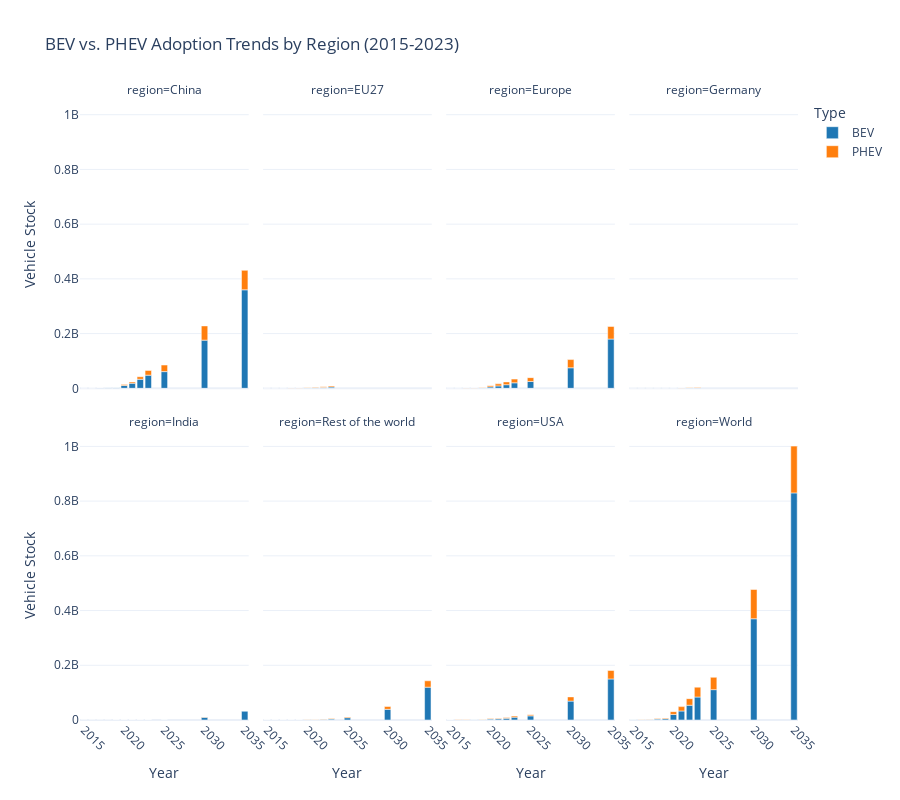

The cell this chart's notebook holds for it:
### Markdown cell above
---
## 4. Stacked Bar Chart: BEV vs. PHEV Adoption by Region

**Goal:** Compare battery electric (BEV) and plug-in hybrid (PHEV) vehicle preferences across major markets.

### Code cell
# Filter for BEV and PHEV stock data
df_powertrain = df_ev_stock[
    (df_ev_stock['powertrain'].isin(['BEV', 'PHEV'])) &
    (df_ev_stock['year'] >= 2015)  # Focus on recent years
].copy()

# Select top regions by total EV stock
top_regions_pt = df_powertrain.groupby('region')['value'].sum().nlargest(8).index
df_powertrain_top = df_powertrain[df_powertrain['region'].isin(top_regions_pt)]

# Aggregate by region, year, and powertrain
df_stacked = df_powertrain_top.groupby(['region', 'year', 'powertrain'])['value'].sum().reset_index()

# Create stacked bar chart
fig = px.bar(
    df_stacked,
    x='year',
    y='value',
    color='powertrain',
    facet_col='region',
    facet_col_wrap=4,
    title='BEV vs. PHEV Adoption Trends by Region (2015-2023)',
    labels={'value': 'Vehicle Stock', 'year': 'Year', 'powertrain': 'Type'},
    color_discrete_map={'BEV': '#1f77b4', 'PHEV': '#ff7f0e'},
    template='plotly_white'
)

fig.update_xaxes(tickangle=45)
fig.update_layout(height=800)
fig.show()

# Calculate BEV share for 2023
df_2023_pt = df_stacked[df_stacked['year'] == 2023].copy()
df_2023_summary = df_2023_pt.pivot_table(
    index='region', 
    columns='powertrain', 
    values='value', 
    fill_value=0
).reset_index()

df_2023_summary['BEV_share'] = (
    df_2023_summary['BEV'] / (df_2023_summary['BEV'] + df_2023_summary['PHEV']) * 100
)

print("\nBEV Market Share by Region (2023):")
print(df_2023_summary[['region', 'BEV_share']].sort_values('BEV_share', ascending=False))

### Figure 1 — Plotly figure (JSON) as saved in the notebook; plotly's stock layout.template omitted (floating-point values rounded to 4 significant figures)
{"data": [{"hovertemplate": "Type=BEV<br>region=China<br>Year=%{x}<br>Vehicle Stock=%{y}<extra></extra>", "legendgroup": "BEV", "marker": {"color": "#1f77b4", "pattern": {"shape": ""}}, "name": "BEV", "orientation": "v", "showlegend": true, "textposition": "auto", "type": "bar", "x": [2015, 2016, 2017, 2018, 2019, 2020, 2021, 2022, 2023, 2025, 2030, 2035], "xaxis": "x5", "y": [210000.0, 460000.0, 930000.0, 1700000.0, 2600000.0, 10500000.0, 18600000.0, 33000000.0, 48000000.0, 61000000.0, 176000000.0, 360000000.0], "yaxis": "y5"}, {"hovertemplate": "Type=BEV<br>region=EU27<br>Year=%{x}<br>Vehicle Stock=%{y}<extra></extra>", "legendgroup": "BEV", "marker": {"color": "#1f77b4", "pattern": {"shape": ""}}, "name": "BEV", "orientation": "v", "showlegend": false, "textposition": "auto", "type": "bar", "x": [2015, 2016, 2017, 2018, 2019, 2020, 2021, 2022, 2023], "xaxis": "x6", "y": [120000.0, 170000.0, 250000.0, 370000.0, 610000.0, 1100000.0, 2000000.0, 3000000.0, 4600000.0], "yaxis": "y6"}, {"hovertemplate": "Type=BEV<br>region=Europe<br>Year=%{x}<br>Vehicle Stock=%{y}<extra></extra>", "legendgroup": "BEV", "marker": {"color": "#1f77b4", "pattern": {"shape": ""}}, "name": "BEV", "orientation": "v", "showlegend": false, "textposition": "auto", "type": "bar", "x": [2015, 2016, 2017, 2018, 2019, 2020, 2021, 2022, 2023, 2025, 2030, 2035], "xaxis": "x7", "y": [210000.0, 300000.0, 430000.0, 620000.0, 970000.0, 5100000.0, 8700000.0, 13200000.0, 20100000.0, 25000000.0, 75000000.0, 180000000.0], "yaxis": "y7"}, {"hovertemplate": "Type=BEV<br>region=Germany<br>Year=%{x}<br>Vehicle Stock=%{y}<extra></extra>", "legendgroup": "BEV", "marker": {"color": "#1f77b4", "pattern": {"shape": ""}}, "name": "BEV", "orientation": "v", "showlegend": false, "textposition": "auto", "type": "bar", "x": [2015, 2016, 2017, 2018, 2019, 2020, 2021, 2022, 2023], "xaxis": "x8", "y": [26000.0, 34000.0, 54000.0, 83000.0, 140000.0, 310000.0, 620000.0, 1000000.0, 1500000.0], "yaxis": "y8"}, {"hovertemplate": "Type=BEV<br>region=India<br>Year=%{x}<br>Vehicle Stock=%{y}<extra></extra>", "legendgroup": "BEV", "marker": {"color": "#1f77b4", "pattern": {"shape": ""}}, "name": "BEV", "orientation": "v", "showlegend": false, "textposition": "auto", "type": "bar", "x": [2015, 2016, 2017, 2018, 2019, 2020, 2021, 2022, 2023, 2025, 2030, 2035], "xaxis": "x", "y": [4400.0, 4800.0, 7000.0, 7900.0, 8600.0, 36000.0, 69000.0, 216000.0, 450000.0, 1260000.0, 10400000.0, 33000000.0], "yaxis": "y"}, {"hovertemplate": "Type=BEV<br>region=Rest of the world<br>Year=%{x}<br>Vehicle Stock=%{y}<extra></extra>", "legendgroup": "BEV", "marker": {"color": "#1f77b4", "pattern": {"shape": ""}}, "name": "BEV", "orientation": "v", "showlegend": false, "textposition": "auto", "type": "bar", "x": [2015, 2016, 2017, 2018, 2019, 2020, 2021, 2022, 2023, 2025, 2030, 2035], "xaxis": "x2", "y": [4900.0, 5600.0, 7300.0, 8800.0, 14000.0, 925000.0, 1366000.0, 2293000.0, 3590000.0, 8400000.0, 39000000.0, 120000000.0], "yaxis": "y2"}, {"hovertemplate": "Type=BEV<br>region=USA<br>Year=%{x}<br>Vehicle Stock=%{y}<extra></extra>", "legendgroup": "BEV", "marker": {"color": "#1f77b4", "pattern": {"shape": ""}}, "name": "BEV", "orientation": "v", "showlegend": false, "textposition": "auto", "type": "bar", "x": [2015, 2016, 2017, 2018, 2019, 2020, 2021, 2022, 2023, 2025, 2030, 2035], "xaxis": "x3", "y": [210000.0, 300000.0, 400000.0, 640000.0, 880000.0, 3300000.0, 4500000.0, 6300000.0, 10500000.0, 15100000.0, 69000000.0, 150000000.0], "yaxis": "y3"}, {"hovertemplate": "Type=BEV<br>region=World<br>Year=%{x}<br>Vehicle Stock=%{y}<extra></extra>", "legendgroup": "BEV", "marker": {"color": "#1f77b4", "pattern": {"shape": ""}}, "name": "BEV", "orientation": "v", "showlegend": false, "textposition": "auto", "type": "bar", "x": [2015, 2016, 2017, 2018, 2019, 2020, 2021, 2022, 2023, 2025, 2030, 2035], "xaxis": "x4", "y": [730000.0, 1200000.0, 1900000.0, 3300000.0, 4800000.0, 20400000.0, 33000000.0, 54000000.0, 84000000.0, 111000000.0, 370000000.0, 830000000.0], "yaxis": "y4"}, {"hovertemplate": "Type=PHEV<br>region=China<br>Year=%{x}<br>Vehicle Stock=%{y}<extra></extra>", "legendgroup": "PHEV", "marker": {"color": "#ff7f0e", "pattern": {"shape": ""}}, "name": "PHEV", "orientation": "v", "showlegend": true, "textposition": "auto", "type": "bar", "x": [2015, 2016, 2017, 2018, 2019, 2020, 2021, 2022, 2023, 2025, 2030, 2035], "xaxis": "x5", "y": [87000.0, 170000.0, 280000.0, 540000.0, 770000.0, 2970000.0, 4800000.0, 9300000.0, 17400000.0, 24000000.0, 52000000.0, 71000000.0], "yaxis": "y5"}, {"hovertemplate": "Type=PHEV<br>region=EU27<br>Year=%{x}<br>Vehicle Stock=%{y}<extra></extra>", "legendgroup": "PHEV", "marker": {"color": "#ff7f0e", "pattern": {"shape": ""}}, "name": "PHEV", "orientation": "v", "showlegend": false, "textposition": "auto", "type": "bar", "x": [2015, 2016, 2017, 2018, 2019, 2020, 2021, 2022, 2023], "xaxis": "x6", "y": [130000.0, 190000.0, 290000.0, 390000.0, 500000.0, 990000.0, 1900000.0, 2600000.0, 3500000.0], "yaxis": "y6"}, {"hovertemplate": "Type=PHEV<br>region=Europe<br>Year=%{x}<br>Vehicle Stock=%{y}<extra></extra>", "legendgroup": "PHEV", "marker": {"color": "#ff7f0e", "pattern": {"shape": ""}}, "name": "PHEV", "orientation": "v", "showlegend": false, "textposition": "auto", "type": "bar", "x": [2015, 2016, 2017, 2018, 2019, 2020, 2021, 2022, 2023, 2025, 2030, 2035], "xaxis": "x7", "y": [170000.0, 290000.0, 450000.0, 630000.0, 800000.0, 4200000.0, 7500000.0, 10200000.0, 13500000.0, 14000000.0, 30000000.0, 46000000.0], "yaxis": "y7"}, {"hovertemplate": "Type=PHEV<br>region=Germany<br>Year=%{x}<br>Vehicle Stock=%{y}<extra></extra>", "legendgroup": "PHEV", "marker": {"color": "#ff7f0e", "pattern": {"shape": ""}}, "name": "PHEV", "orientation": "v", "showlegend": false, "textposition": "auto", "type": "bar", "x": [2015, 2016, 2017, 2018, 2019, 2020, 2021, 2022, 2023], "xaxis": "x8", "y": [19000.0, 32000.0, 50000.0, 82000.0, 100000.0, 300000.0, 630000.0, 860000.0, 1000000.0], "yaxis": "y8"}, {"hovertemplate": "Type=PHEV<br>region=India<br>Year=%{x}<br>Vehicle Stock=%{y}<extra></extra>", "legendgroup": "PHEV", "marker": {"color": "#ff7f0e", "pattern": {"shape": ""}}, "name": "PHEV", "orientation": "v", "showlegend": false, "textposition": "auto", "type": "bar", "x": [2019, 2020, 2021, 2022, 2023, 2025, 2030, 2035], "xaxis": "x", "y": [7.0, 150.0, 300.0, 360.0, 1170.0, 14200.0, 129000.0, 212000.0], "yaxis": "y"}, {"hovertemplate": "Type=PHEV<br>region=Rest of the world<br>Year=%{x}<br>Vehicle Stock=%{y}<extra></extra>", "legendgroup": "PHEV", "marker": {"color": "#ff7f0e", "pattern": {"shape": ""}}, "name": "PHEV", "orientation": "v", "showlegend": false, "textposition": "auto", "type": "bar", "x": [2015, 2016, 2017, 2018, 2019, 2020, 2021, 2022, 2023, 2025, 2030, 2035], "xaxis": "x2", "y": [1400.0, 2100.0, 2600.0, 4900.0, 7600.0, 671000.0, 896000.0, 1124000.0, 1529000.0, 2900000.0, 10200000.0, 23300000.0], "yaxis": "y2"}, {"hovertemplate": "Type=PHEV<br>region=USA<br>Year=%{x}<br>Vehicle Stock=%{y}<extra></extra>", "legendgroup": "PHEV", "marker": {"color": "#ff7f0e", "pattern": {"shape": ""}}, "name": "PHEV", "orientation": "v", "showlegend": false, "textposition": "auto", "type": "bar", "x": [2015, 2016, 2017, 2018, 2019, 2020, 2021, 2022, 2023, 2025, 2030, 2035], "xaxis": "x3", "y": [190000.0, 270000.0, 360000.0, 480000.0, 570000.0, 1920000.0, 2160000.0, 2730000.0, 3900000.0, 4300000.0, 15500000.0, 31000000.0], "yaxis": "y3"}, {"hovertemplate": "Type=PHEV<br>region=World<br>Year=%{x}<br>Vehicle Stock=%{y}<extra></extra>", "legendgroup": "PHEV", "marker": {"color": "#ff7f0e", "pattern": {"shape": ""}}, "name": "PHEV", "orientation": "v", "showlegend": false, "textposition": "auto", "type": "bar", "x": [2015, 2016, 2017, 2018, 2019, 2020, 2021, 2022, 2023, 2025, 2030, 2035], "xaxis": "x4", "y": [520000.0, 810000.0, 1200000.0, 1900000.0, 2400000.0, 10200000.0, 15900000.0, 24000000.0, 36000000.0, 45000000.0, 107000000.0, 171000000.0], "yaxis": "y4"}], "layout": {"annotations": [{"font": {}, "showarrow": false, "text": "region=India", "x": 0.1175, "xanchor": "center", "xref": "paper", "y": 0.465, "yanchor": "bottom", "yref": "paper"}, {"font": {}, "showarrow": false, "text": "region=Rest of the world", "x": 0.3725, "xanchor": "center", "xref": "paper", "y": 0.465, "yanchor": "bottom", "yref": "paper"}, {"font": {}, "showarrow": false, "text": "region=USA", "x": 0.6275, "xanchor": "center", "xref": "paper", "y": 0.465, "yanchor": "bottom", "yref": "paper"}, {"font": {}, "showarrow": false, "text": "region=World", "x": 0.8825, "xanchor": "center", "xref": "paper", "y": 0.465, "yanchor": "bottom", "yref": "paper"}, {"font": {}, "showarrow": false, "text": "region=China", "x": 0.1175, "xanchor": "center", "xref": "paper", "y": 1.0, "yanchor": "bottom", "yref": "paper"}, {"font": {}, "showarrow": false, "text": "region=EU27", "x": 0.3725, "xanchor": "center", "xref": "paper", "y": 1.0, "yanchor": "bottom", "yref": "paper"}, {"font": {}, "showarrow": false, "text": "region=Europe", "x": 0.6275, "xanchor": "center", "xref": "paper", "y": 1.0, "yanchor": "bottom", "yref": "paper"}, {"font": {}, "showarrow": false, "text": "region=Germany", "x": 0.8825, "xanchor": "center", "xref": "paper", "y": 1.0, "yanchor": "bottom", "yref": "paper"}], "barmode": "relative", "height": 800, "legend": {"title": {"text": "Type"}, "tracegroupgap": 0}, "title": {"text": "BEV vs. PHEV Adoption Trends by Region (2015-2023)"}, "xaxis": {"anchor": "y", "domain": [0, 0.235], "tickangle": 45, "title": {"text": "Year"}}, "xaxis2": {"anchor": "y2", "domain": [0.255, 0.49], "matches": "x", "tickangle": 45, "title": {"text": "Year"}}, "xaxis3": {"anchor": "y3", "domain": [0.51, 0.745], "matches": "x", "tickangle": 45, "title": {"text": "Year"}}, "xaxis4": {"anchor": "y4", "domain": [0.765, 1.0], "matches": "x", "tickangle": 45, "title": {"text": "Year"}}, "xaxis5": {"anchor": "y5", "domain": [0, 0.235], "matches": "x", "showticklabels": false, "tickangle": 45}, "xaxis6": {"anchor": "y6", "domain": [0.255, 0.49], "matches": "x", "showticklabels": false, "tickangle": 45}, "xaxis7": {"anchor": "y7", "domain": [0.51, 0.745], "matches": "x", "showticklabels": false, "tickangle": 45}, "xaxis8": {"anchor": "y8", "domain": [0.765, 1.0], "matches": "x", "showticklabels": false, "tickangle": 45}, "yaxis": {"anchor": "x", "domain": [0, 0.465], "title": {"text": "Vehicle Stock"}}, "yaxis2": {"anchor": "x2", "domain": [0, 0.465], "matches": "y", "showticklabels": false}, "yaxis3": {"anchor": "x3", "domain": [0, 0.465], "matches": "y", "showticklabels": false}, "yaxis4": {"anchor": "x4", "domain": [0, 0.465], "matches": "y", "showticklabels": false}, "yaxis5": {"anchor": "x5", "domain": [0.535, 1.0], "matches": "y", "title": {"text": "Vehicle Stock"}}, "yaxis6": {"anchor": "x6", "domain": [0.535, 1.0], "matches": "y", "showticklabels": false}, "yaxis7": {"anchor": "x7", "domain": [0.535, 1.0], "matches": "y", "showticklabels": false}, "yaxis8": {"anchor": "x8", "domain": [0.535, 1.0], "matches": "y", "showticklabels": false}}}
